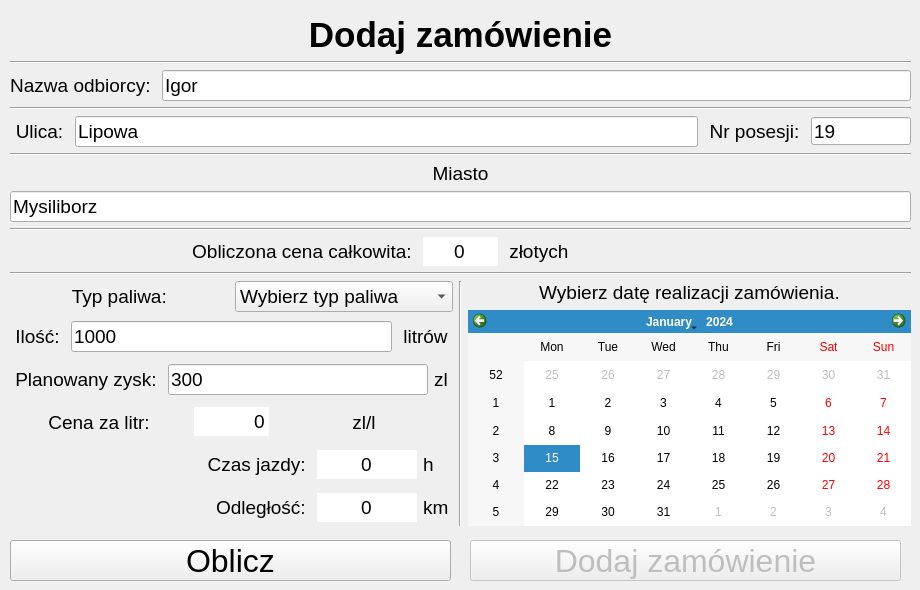
    <widget class="QWidget" name="addOrderTab">
     <attribute name="title">
      <string>Dodaj zamówienie</string>
     </attribute>
     <widget class="QPushButton" name="addOrderTabCalculateButton">
      <property name="geometry">
       <rect>
        <x>10</x>
        <y>540</y>
        <width>441</width>
        <height>41</height>
       </rect>
      </property>
      <property name="font">
       <font>
        <pointsize>24</pointsize>
       </font>
      </property>
      <property name="text">
       <string>Oblicz</string>
      </property>
     </widget>
     <widget class="QPushButton" name="addOrderTabAddOrderButton">
      <property name="enabled">
       <bool>false</bool>
      </property>
      <property name="geometry">
       <rect>
        <x>470</x>
        <y>540</y>
        <width>431</width>
        <height>41</height>
       </rect>
      </property>
      <property name="font">
       <font>
        <pointsize>24</pointsize>
       </font>
      </property>
      <property name="text">
       <string>Dodaj zamówienie</string>
      </property>
     </widget>
     <widget class="QWidget" name="layoutWidget">
      <property name="geometry">
       <rect>
        <x>10</x>
        <y>15</y>
        <width>901</width>
        <height>511</height>
       </rect>
      </property>
      <layout class="QVBoxLayout" name="verticalLayout">
       <item>
        <widget class="QLabel" name="label_19">
         <property name="font">
          <font>
           <family>Arial</family>
           <pointsize>26</pointsize>
           <weight>75</weight>
           <bold>true</bold>
          </font>
         </property>
         <property name="text">
          <string>Dodaj zamówienie</string>
         </property>
         <property name="alignment">
          <set>Qt::AlignCenter</set>
         </property>
        </widget>
       </item>
       <item>
        <widget class="Line" name="line_11">
         <property name="orientation">
          <enum>Qt::Horizontal</enum>
         </property>
        </widget>
       </item>
       <item>
        <layout class="QHBoxLayout" name="horizontalLayout_17">
         <item>
          <widget class="QLabel" name="label_5">
           <property name="font">
            <font>
             <pointsize>14</pointsize>
            </font>
           </property>
           <property name="text">
            <string>Nazwa odbiorcy: </string>
           </property>
           <property name="alignment">
            <set>Qt::AlignCenter</set>
           </property>
          </widget>
         </item>
         <item>
          <widget class="QLineEdit" name="addOrderTabOrdererName">
           <property name="font">
            <font>
             <pointsize>14</pointsize>
            </font>
           </property>
           <property name="text">
            <string>Igor</string>
           </property>
           <property name="frame">
            <bool>true</bool>
           </property>
          </widget>
         </item>
        </layout>
       </item>
       <item>
        <widget class="Line" name="line_13">
         <property name="orientation">
          <enum>Qt::Horizontal</enum>
         </property>
        </widget>
       </item>
       <item>
        <layout class="QHBoxLayout" name="horizontalLayout">
         <item>
          <widget class="QLabel" name="label_6">
           <property name="font">
            <font>
             <pointsize>14</pointsize>
            </font>
           </property>
           <property name="text">
            <string> Ulica: </string>
           </property>
           <property name="alignment">
            <set>Qt::AlignCenter</set>
           </property>
          </widget>
         </item>
         <item>
          <widget class="QLineEdit" name="addOrderTabStreet">
           <property name="font">
            <font>
             <pointsize>14</pointsize>
            </font>
           </property>
           <property name="text">
            <string>Lipowa</string>
           </property>
           <property name="frame">
            <bool>true</bool>
           </property>
          </widget>
         </item>
         <item>
          <widget class="QLabel" name="label_8">
           <property name="font">
            <font>
             <pointsize>14</pointsize>
            </font>
           </property>
           <property name="text">
            <string> Nr posesji: </string>
           </property>
           <property name="alignment">
            <set>Qt::AlignCenter</set>
           </property>
          </widget>
         </item>
         <item>
          <widget class="QLineEdit" name="addOrderTabNumber">
           <property name="minimumSize">
            <size>
             <width>0</width>
             <height>28</height>
            </size>
           </property>
           <property name="maximumSize">
            <size>
             <width>100</width>
             <height>28</height>
            </size>
           </property>
           <property name="font">
            <font>
             <pointsize>14</pointsize>
            </font>
           </property>
           <property name="text">
            <string>19</string>
           </property>
           <property name="frame">
            <bool>true</bool>
           </property>
          </widget>
         </item>
        </layout>
       </item>
       <item>
        <widget class="Line" name="line_14">
         <property name="orientation">
          <enum>Qt::Horizontal</enum>
         </property>
        </widget>
       </item>
       <item>
        <widget class="QLabel" name="label_7">
         <property name="font">
          <font>
           <pointsize>14</pointsize>
          </font>
         </property>
         <property name="text">
          <string>Miasto</string>
         </property>
         <property name="alignment">
          <set>Qt::AlignCenter</set>
         </property>
        </widget>
       </item>
       <item>
        <widget class="QLineEdit" name="addOrderTabCity">
         <property name="font">
          <font>
           <pointsize>14</pointsize>
          </font>
         </property>
         <property name="text">
          <string>Mysiliborz</string>
         </property>
         <property name="frame">
          <bool>true</bool>
         </property>
        </widget>
       </item>
       <item>
        <widget class="Line" name="line_18">
         <property name="orientation">
          <enum>Qt::Horizontal</enum>
         </property>
        </widget>
       </item>
       <item>
        <layout class="QHBoxLayout" name="horizontalLayout_5">
         <item>
          <widget class="QLabel" name="label_23">
           <property name="font">
            <font>
             <pointsize>14</pointsize>
            </font>
           </property>
           <property name="text">
            <string>               Obliczona cena całkowita: </string>
           </property>
           <property name="alignment">
            <set>Qt::AlignRight|Qt::AlignTrailing|Qt::AlignVCenter</set>
           </property>
          </widget>
         </item>
         <item>
          <widget class="QLineEdit" name="addOrderTabTotalPrice">
           <property name="maximumSize">
            <size>
             <width>75</width>
             <height>16777215</height>
            </size>
           </property>
           <property name="font">
            <font>
             <pointsize>14</pointsize>
            </font>
           </property>
           <property name="text">
            <string>0</string>
           </property>
           <property name="frame">
            <bool>false</bool>
           </property>
           <property name="alignment">
            <set>Qt::AlignCenter</set>
           </property>
           <property name="readOnly">
            <bool>true</bool>
           </property>
          </widget>
         </item>
         <item>
          <widget class="QLabel" name="label_24">
           <property name="font">
            <font>
             <pointsize>14</pointsize>
            </font>
           </property>
           <property name="text">
            <string> złotych</string>
           </property>
           <property name="alignment">
            <set>Qt::AlignLeading|Qt::AlignLeft|Qt::AlignVCenter</set>
           </property>
          </widget>
         </item>
        </layout>
       </item>
       <item>
        <widget class="Line" name="line_15">
         <property name="orientation">
          <enum>Qt::Horizontal</enum>
         </property>
        </widget>
       </item>
       <item>
        <layout class="QHBoxLayout" name="horizontalLayout_4">
         <item>
          <layout class="QVBoxLayout" name="verticalLayout_3">
           <item>
            <layout class="QHBoxLayout" name="horizontalLayout_8">
             <item>
              <widget class="QLabel" name="label_9">
               <property name="font">
                <font>
                 <pointsize>14</pointsize>
                </font>
               </property>
               <property name="text">
                <string> Typ paliwa: </string>
               </property>
               <property name="alignment">
                <set>Qt::AlignCenter</set>
               </property>
              </widget>
             </item>
             <item>
              <widget class="QComboBox" name="addOrderTabFuelTypeBox">
               <property name="minimumSize">
                <size>
                 <width>180</width>
                 <height>0</height>
                </size>
               </property>
               <property name="font">
                <font>
                 <pointsize>14</pointsize>
                </font>
               </property>
               <item>
                <property name="text">
                 <string>Wybierz typ paliwa</string>
                </property>
               </item>
               <item>
                <property name="text">
                 <string>Olej napędowy</string>
                </property>
               </item>
               <item>
                <property name="text">
                 <string>Olej opałowy</string>
                </property>
               </item>
              </widget>
             </item>
            </layout>
           </item>
           <item>
            <layout class="QHBoxLayout" name="horizontalLayout_9">
             <item>
              <widget class="QLabel" name="label_11">
               <property name="font">
                <font>
                 <pointsize>14</pointsize>
                </font>
               </property>
               <property name="text">
                <string> Ilość: </string>
               </property>
               <property name="alignment">
                <set>Qt::AlignCenter</set>
               </property>
              </widget>
             </item>
             <item>
              <widget class="QLineEdit" name="addOrderTabAmount">
               <property name="font">
                <font>
                 <pointsize>14</pointsize>
                </font>
               </property>
               <property name="text">
                <string>1000</string>
               </property>
               <property name="frame">
                <bool>true</bool>
               </property>
              </widget>
             </item>
             <item>
              <widget class="QLabel" name="label_12">
               <property name="font">
                <font>
                 <pointsize>14</pointsize>
                </font>
               </property>
               <property name="text">
                <string> litrów </string>
               </property>
               <property name="alignment">
                <set>Qt::AlignCenter</set>
               </property>
              </widget>
             </item>
            </layout>
           </item>
           <item>
            <layout class="QHBoxLayout" name="horizontalLayout_2">
             <item>
              <widget class="QLabel" name="label_20">
               <property name="font">
                <font>
                 <pointsize>14</pointsize>
                </font>
               </property>
               <property name="text">
                <string> Planowany zysk: </string>
               </property>
               <property name="alignment">
                <set>Qt::AlignCenter</set>
               </property>
              </widget>
             </item>
             <item>
              <widget class="QLineEdit" name="addOrderTabIncome">
               <property name="font">
                <font>
                 <pointsize>14</pointsize>
                </font>
               </property>
               <property name="text">
                <string>300</string>
               </property>
               <property name="frame">
                <bool>true</bool>
               </property>
               <property name="readOnly">
                <bool>false</bool>
               </property>
              </widget>
             </item>
             <item>
              <widget class="QLabel" name="label_29">
               <property name="maximumSize">
                <size>
                 <width>30</width>
                 <height>16777215</height>
                </size>
               </property>
               <property name="font">
                <font>
                 <pointsize>14</pointsize>
                </font>
               </property>
               <property name="text">
                <string>zl </string>
               </property>
               <property name="alignment">
                <set>Qt::AlignLeading|Qt::AlignLeft|Qt::AlignVCenter</set>
               </property>
              </widget>
             </item>
            </layout>
           </item>
           <item>
            <layout class="QHBoxLayout" name="horizontalLayout_10">
             <item>
              <widget class="QLabel" name="label_21">
               <property name="font">
                <font>
                 <pointsize>14</pointsize>
                </font>
               </property>
               <property name="text">
                <string>Cena za litr:</string>
               </property>
               <property name="alignment">
                <set>Qt::AlignCenter</set>
               </property>
              </widget>
             </item>
             <item>
              <widget class="QLineEdit" name="addOrderTabPricePerLiter">
               <property name="maximumSize">
                <size>
                 <width>75</width>
                 <height>16777215</height>
                </size>
               </property>
               <property name="font">
                <font>
                 <pointsize>14</pointsize>
                </font>
               </property>
               <property name="text">
                <string>0</string>
               </property>
               <property name="frame">
                <bool>false</bool>
               </property>
               <property name="alignment">
                <set>Qt::AlignRight|Qt::AlignTrailing|Qt::AlignVCenter</set>
               </property>
               <property name="readOnly">
                <bool>true</bool>
               </property>
              </widget>
             </item>
             <item>
              <widget class="QLabel" name="label_22">
               <property name="font">
                <font>
                 <pointsize>14</pointsize>
                </font>
               </property>
               <property name="text">
                <string> zl/l </string>
               </property>
               <property name="alignment">
                <set>Qt::AlignCenter</set>
               </property>
              </widget>
             </item>
            </layout>
           </item>
           <item>
            <layout class="QHBoxLayout" name="horizontalLayout_3">
             <item>
              <widget class="QLabel" name="label_26">
               <property name="font">
                <font>
                 <pointsize>14</pointsize>
                </font>
               </property>
               <property name="text">
                <string>Czas jazdy: </string>
               </property>
               <property name="alignment">
                <set>Qt::AlignRight|Qt::AlignTrailing|Qt::AlignVCenter</set>
               </property>
              </widget>
             </item>
             <item>
              <widget class="QLineEdit" name="addOrderTabTravelTime">
               <property name="maximumSize">
                <size>
                 <width>100</width>
                 <height>16777215</height>
                </size>
               </property>
               <property name="font">
                <font>
                 <pointsize>14</pointsize>
                </font>
               </property>
               <property name="text">
                <string>0</string>
               </property>
               <property name="frame">
                <bool>false</bool>
               </property>
               <property name="alignment">
                <set>Qt::AlignCenter</set>
               </property>
               <property name="readOnly">
                <bool>true</bool>
               </property>
              </widget>
             </item>
             <item>
              <widget class="QLabel" name="label_28">
               <property name="maximumSize">
                <size>
                 <width>30</width>
                 <height>16777215</height>
                </size>
               </property>
               <property name="font">
                <font>
                 <pointsize>14</pointsize>
                </font>
               </property>
               <property name="text">
                <string>h</string>
               </property>
               <property name="alignment">
                <set>Qt::AlignLeading|Qt::AlignLeft|Qt::AlignVCenter</set>
               </property>
              </widget>
             </item>
            </layout>
           </item>
           <item>
            <layout class="QHBoxLayout" name="horizontalLayout_11">
             <item>
              <widget class="QLabel" name="label_25">
               <property name="font">
                <font>
                 <pointsize>14</pointsize>
                </font>
               </property>
               <property name="text">
                <string>Odległość: </string>
               </property>
               <property name="alignment">
                <set>Qt::AlignRight|Qt::AlignTrailing|Qt::AlignVCenter</set>
               </property>
              </widget>
             </item>
             <item>
              <widget class="QLineEdit" name="addOrderTabDistance">
               <property name="minimumSize">
                <size>
                 <width>100</width>
                 <height>0</height>
                </size>
               </property>
               <property name="maximumSize">
                <size>
                 <width>75</width>
                 <height>16777215</height>
                </size>
               </property>
               <property name="font">
                <font>
                 <pointsize>14</pointsize>
                </font>
               </property>
               <property name="text">
                <string>0</string>
               </property>
               <property name="frame">
                <bool>false</bool>
               </property>
               <property name="alignment">
                <set>Qt::AlignCenter</set>
               </property>
               <property name="readOnly">
                <bool>true</bool>
               </property>
              </widget>
             </item>
             <item>
              <widget class="QLabel" name="label_27">
               <property name="maximumSize">
                <size>
                 <width>30</width>
                 <height>16777215</height>
                </size>
               </property>
               <property name="font">
                <font>
                 <pointsize>14</pointsize>
                </font>
               </property>
               <property name="text">
                <string>km </string>
               </property>
               <property name="alignment">
                <set>Qt::AlignLeading|Qt::AlignLeft|Qt::AlignVCenter</set>
               </property>
              </widget>
             </item>
            </layout>
           </item>
          </layout>
         </item>
         <item>
          <widget class="Line" name="line_16">
           <property name="orientation">
            <enum>Qt::Vertical</enum>
           </property>
          </widget>
         </item>
         <item>
          <layout class="QVBoxLayout" name="verticalLayout_4">
           <item>
            <widget class="QLabel" name="label_30">
             <property name="font">
              <font>
               <pointsize>14</pointsize>
              </font>
             </property>
             <property name="text">
              <string>Wybierz datę realizacji zamówienia.</string>
             </property>
             <property name="alignment">
              <set>Qt::AlignCenter</set>
             </property>
            </widget>
           </item>
           <item>
            <widget class="QCalendarWidget" name="addOrderTabDate"/>
           </item>
          </layout>
         </item>
        </layout>
       </item>
      </layout>
     </widget>
    </widget>
